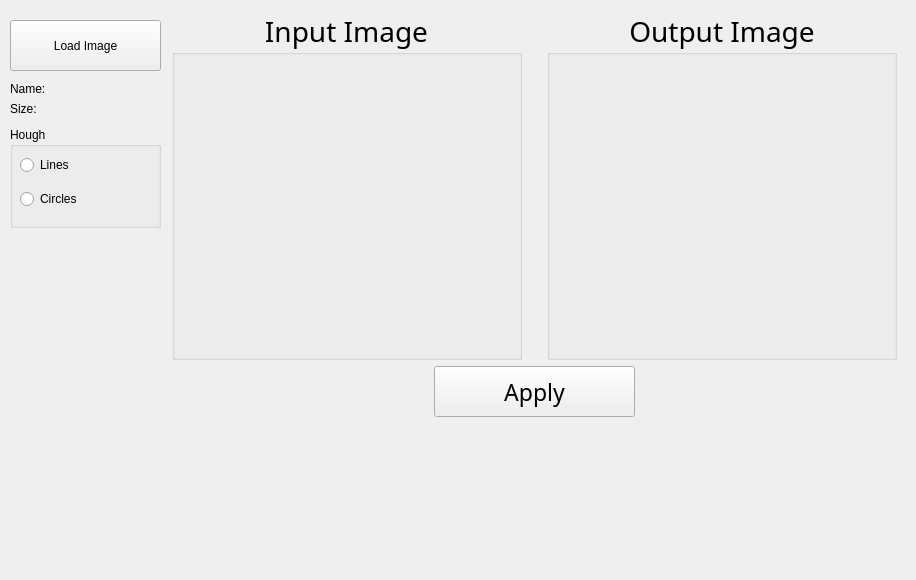
       <widget class="QWidget" name="Hough">
        <attribute name="title">
         <string>Hough</string>
        </attribute>
        <widget class="QWidget" name="gridLayoutWidget_5">
         <property name="geometry">
          <rect>
           <x>10</x>
           <y>10</y>
           <width>897</width>
           <height>561</height>
          </rect>
         </property>
         <layout class="QGridLayout" name="gridLayout_15">
          <item row="1" column="1">
           <spacer name="horizontalSpacer_14">
            <property name="orientation">
             <enum>Qt::Horizontal</enum>
            </property>
            <property name="sizeType">
             <enum>QSizePolicy::Maximum</enum>
            </property>
            <property name="sizeHint" stdset="0">
             <size>
              <width>5</width>
              <height>20</height>
             </size>
            </property>
           </spacer>
          </item>
          <item row="1" column="3">
           <spacer name="horizontalSpacer_15">
            <property name="orientation">
             <enum>Qt::Horizontal</enum>
            </property>
            <property name="sizeType">
             <enum>QSizePolicy::Maximum</enum>
            </property>
            <property name="sizeHint" stdset="0">
             <size>
              <width>10</width>
              <height>20</height>
             </size>
            </property>
           </spacer>
          </item>
          <item row="1" column="2">
           <layout class="QGridLayout" name="gridLayout_16">
            <item row="0" column="1">
             <layout class="QHBoxLayout" name="horizontalLayout_7">
              <item>
               <widget class="QGroupBox" name="groupBox_14">
                <property name="minimumSize">
                 <size>
                  <width>350</width>
                  <height>350</height>
                 </size>
                </property>
                <property name="maximumSize">
                 <size>
                  <width>350</width>
                  <height>350</height>
                 </size>
                </property>
                <property name="font">
                 <font>
                  <family>Bahnschrift</family>
                  <pointsize>21</pointsize>
                 </font>
                </property>
                <property name="title">
                 <string>Input Image</string>
                </property>
                <property name="alignment">
                 <set>Qt::AlignCenter</set>
                </property>
                <property name="flat">
                 <bool>false</bool>
                </property>
                <widget class="ImageView" name="houghInput" native="true">
                 <property name="geometry">
                  <rect>
                   <x>30</x>
                   <y>40</y>
                   <width>301</width>
                   <height>301</height>
                  </rect>
                 </property>
                 <property name="sizePolicy">
                  <sizepolicy hsizetype="Fixed" vsizetype="Fixed">
                   <horstretch>0</horstretch>
                   <verstretch>0</verstretch>
                  </sizepolicy>
                 </property>
                 <property name="minimumSize">
                  <size>
                   <width>301</width>
                   <height>301</height>
                  </size>
                 </property>
                 <property name="maximumSize">
                  <size>
                   <width>301</width>
                   <height>301</height>
                  </size>
                 </property>
                </widget>
               </widget>
              </item>
              <item>
               <spacer name="horizontalSpacer_16">
                <property name="orientation">
                 <enum>Qt::Horizontal</enum>
                </property>
                <property name="sizeHint" stdset="0">
                 <size>
                  <width>5</width>
                  <height>20</height>
                 </size>
                </property>
               </spacer>
              </item>
              <item>
               <widget class="QGroupBox" name="groupBox_15">
                <property name="sizePolicy">
                 <sizepolicy hsizetype="Fixed" vsizetype="Fixed">
                  <horstretch>0</horstretch>
                  <verstretch>0</verstretch>
                 </sizepolicy>
                </property>
                <property name="minimumSize">
                 <size>
                  <width>350</width>
                  <height>350</height>
                 </size>
                </property>
                <property name="maximumSize">
                 <size>
                  <width>350</width>
                  <height>350</height>
                 </size>
                </property>
                <property name="font">
                 <font>
                  <family>Bahnschrift</family>
                  <pointsize>21</pointsize>
                 </font>
                </property>
                <property name="title">
                 <string>Output Image</string>
                </property>
                <property name="alignment">
                 <set>Qt::AlignCenter</set>
                </property>
                <widget class="ImageView" name="houghOutput" native="true">
                 <property name="geometry">
                  <rect>
                   <x>30</x>
                   <y>40</y>
                   <width>301</width>
                   <height>301</height>
                  </rect>
                 </property>
                 <property name="sizePolicy">
                  <sizepolicy hsizetype="Fixed" vsizetype="Fixed">
                   <horstretch>0</horstretch>
                   <verstretch>0</verstretch>
                  </sizepolicy>
                 </property>
                 <property name="minimumSize">
                  <size>
                   <width>301</width>
                   <height>301</height>
                  </size>
                 </property>
                 <property name="maximumSize">
                  <size>
                   <width>301</width>
                   <height>301</height>
                  </size>
                 </property>
                </widget>
               </widget>
              </item>
             </layout>
            </item>
            <item row="2" column="1">
             <spacer name="verticalSpacer_24">
              <property name="orientation">
               <enum>Qt::Vertical</enum>
              </property>
              <property name="sizeType">
               <enum>QSizePolicy::Maximum</enum>
              </property>
              <property name="sizeHint" stdset="0">
               <size>
                <width>20</width>
                <height>201</height>
               </size>
              </property>
             </spacer>
            </item>
            <item row="1" column="1">
             <layout class="QHBoxLayout" name="horizontalLayout_8">
              <item>
               <widget class="QPushButton" name="houghApply_btn">
                <property name="minimumSize">
                 <size>
                  <width>0</width>
                  <height>51</height>
                 </size>
                </property>
                <property name="maximumSize">
                 <size>
                  <width>201</width>
                  <height>16777215</height>
                 </size>
                </property>
                <property name="font">
                 <font>
                  <family>Bahnschrift</family>
                  <pointsize>17</pointsize>
                 </font>
                </property>
                <property name="text">
                 <string>Apply</string>
                </property>
               </widget>
              </item>
             </layout>
            </item>
           </layout>
          </item>
          <item row="1" column="0">
           <layout class="QGridLayout" name="gridLayout_17">
            <item row="0" column="0">
             <spacer name="verticalSpacer_25">
              <property name="orientation">
               <enum>Qt::Vertical</enum>
              </property>
              <property name="sizeType">
               <enum>QSizePolicy::Maximum</enum>
              </property>
              <property name="sizeHint" stdset="0">
               <size>
                <width>1</width>
                <height>10</height>
               </size>
              </property>
             </spacer>
            </item>
            <item row="4" column="0">
             <spacer name="verticalSpacer3_3">
              <property name="orientation">
               <enum>Qt::Vertical</enum>
              </property>
              <property name="sizeType">
               <enum>QSizePolicy::Maximum</enum>
              </property>
              <property name="sizeHint" stdset="0">
               <size>
                <width>1</width>
                <height>5</height>
               </size>
              </property>
             </spacer>
            </item>
            <item row="2" column="0">
             <spacer name="verticalSpacer2_4">
              <property name="orientation">
               <enum>Qt::Vertical</enum>
              </property>
              <property name="sizeType">
               <enum>QSizePolicy::Maximum</enum>
              </property>
              <property name="sizeHint" stdset="0">
               <size>
                <width>1</width>
                <height>5</height>
               </size>
              </property>
             </spacer>
            </item>
            <item row="10" column="0">
             <spacer name="verticalSpacer_26">
              <property name="orientation">
               <enum>Qt::Vertical</enum>
              </property>
              <property name="sizeType">
               <enum>QSizePolicy::Expanding</enum>
              </property>
              <property name="sizeHint" stdset="0">
               <size>
                <width>1</width>
                <height>5</height>
               </size>
              </property>
             </spacer>
            </item>
            <item row="7" column="0">
             <widget class="QGroupBox" name="freqDomainGroup_3">
              <property name="minimumSize">
               <size>
                <width>151</width>
                <height>101</height>
               </size>
              </property>
              <property name="title">
               <string>Hough</string>
              </property>
              <widget class="QWidget" name="verticalLayoutWidget_13">
               <property name="geometry">
                <rect>
                 <x>10</x>
                 <y>20</y>
                 <width>131</width>
                 <height>71</height>
                </rect>
               </property>
               <layout class="QVBoxLayout" name="verticalLayout_23">
                <item>
                 <widget class="QRadioButton" name="houghLines_btn">
                  <property name="text">
                   <string>Lines</string>
                  </property>
                 </widget>
                </item>
                <item>
                 <widget class="QRadioButton" name="houghCircles_btn">
                  <property name="text">
                   <string>Circles</string>
                  </property>
                 </widget>
                </item>
               </layout>
              </widget>
             </widget>
            </item>
            <item row="3" column="0">
             <layout class="QVBoxLayout" name="verticalLayout_22">
              <item>
               <widget class="QLabel" name="houghInputName">
                <property name="text">
                 <string>Name:</string>
                </property>
               </widget>
              </item>
              <item>
               <widget class="QLabel" name="houghInputSize">
                <property name="text">
                 <string>Size:</string>
                </property>
               </widget>
              </item>
             </layout>
            </item>
            <item row="1" column="0">
             <widget class="QPushButton" name="houghLoader">
              <property name="sizePolicy">
               <sizepolicy hsizetype="MinimumExpanding" vsizetype="MinimumExpanding">
                <horstretch>0</horstretch>
                <verstretch>0</verstretch>
               </sizepolicy>
              </property>
              <property name="maximumSize">
               <size>
                <width>151</width>
                <height>51</height>
               </size>
              </property>
              <property name="text">
               <string>Load Image</string>
              </property>
             </widget>
            </item>
           </layout>
          </item>
         </layout>
        </widget>
       </widget>
